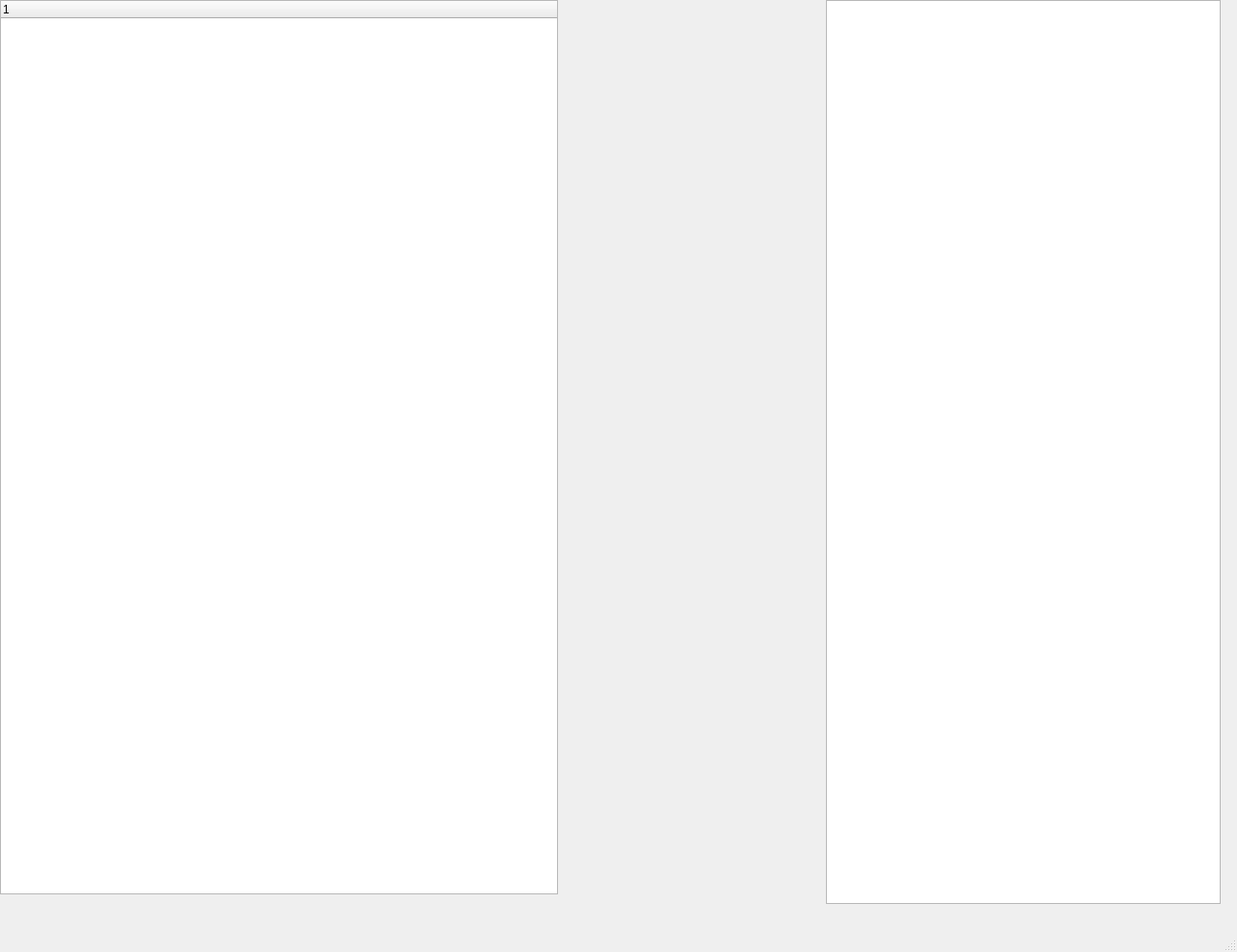
<?xml version="1.0" encoding="UTF-8"?>
<ui version="4.0">
 <class>MainWindow</class>
 <widget class="QMainWindow" name="MainWindow">
  <property name="geometry">
   <rect>
    <x>0</x>
    <y>0</y>
    <width>1288</width>
    <height>991</height>
   </rect>
  </property>
  <property name="windowTitle">
   <string>MainWindow</string>
  </property>
  <widget class="QWidget" name="centralwidget">
   <widget class="QTreeWidget" name="tree">
    <property name="geometry">
     <rect>
      <x>0</x>
      <y>0</y>
      <width>581</width>
      <height>931</height>
     </rect>
    </property>
    <column>
     <property name="text">
      <string notr="true">1</string>
     </property>
    </column>
   </widget>
   <widget class="QTextEdit" name="textEdit">
    <property name="geometry">
     <rect>
      <x>860</x>
      <y>0</y>
      <width>411</width>
      <height>941</height>
     </rect>
    </property>
   </widget>
  </widget>
  <widget class="QMenuBar" name="menubar">
   <property name="geometry">
    <rect>
     <x>0</x>
     <y>0</y>
     <width>1288</width>
     <height>30</height>
    </rect>
   </property>
  </widget>
  <widget class="QStatusBar" name="statusbar"/>
 </widget>
 <resources/>
 <connections/>
</ui>
